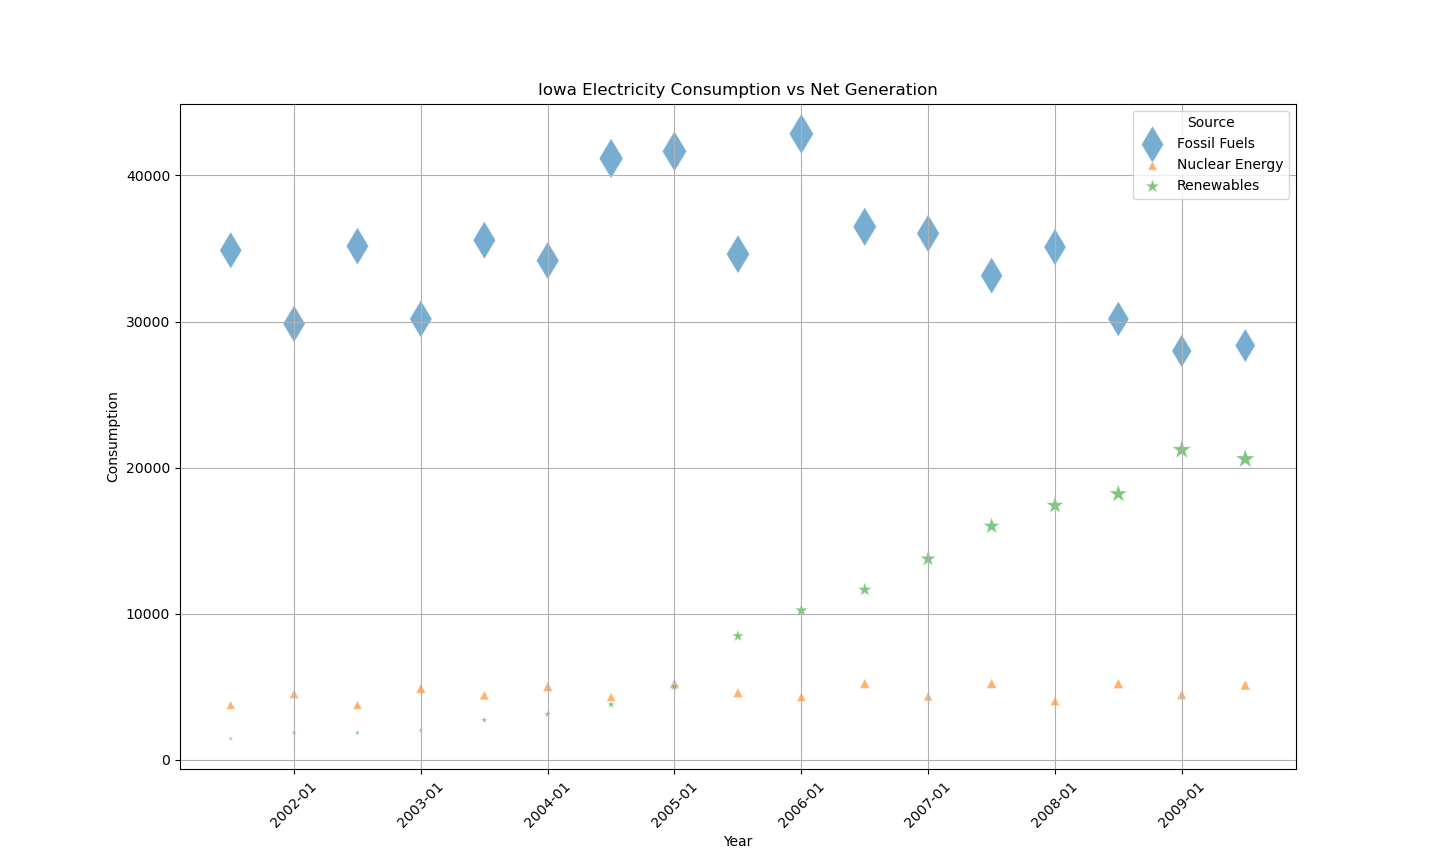

Reproduce this figure in Python.
import pandas as pd
import matplotlib.pyplot as plt
import numpy as np
import datetime

# Load the data
file_path = 'iowa-electricity-extended.csv'
df = pd.read_csv(file_path)

# Attempt to parse the 'year' column with multiple formats
def parse_dates(date):
    for fmt in ('%Y-%m-%d', '%m/%d/%y', '%m/%d/%Y'):
        try:
            return pd.to_datetime(date, format=fmt)
        except ValueError:
            continue
    raise ValueError(f'No valid date format found for {date}')

df['year'] = df['year'].apply(parse_dates)

# Define shapes for each source
shapes = {
    'Fossil Fuels': 'd',
    'Renewables': '*',
    'Nuclear Energy': '^',
    'Other': 'X'
}

# Assign a shape to each row based on the 'source' column
df['shape'] = df['source'].apply(lambda x: shapes.get(x, 'o'))

# Create a figure and axis
fig, ax = plt.subplots()

# Plot each source with a different shape
for source, group in df.groupby('source'):
    ax.scatter(
        group['year'],
        group['consumption'],
        s=group['net_generation'] / 100,  # Scale the size for better visualization
        label=source,
        marker=shapes[source],
        alpha=0.6,
        edgecolors='w',
        linewidth=0.5
    )

# Add labels and title
ax.set_xlabel('Year')
ax.set_ylabel('Consumption')
ax.set_title('Iowa Electricity Consumption vs Net Generation')
ax.legend(title='Source')

# Improve x-axis date formatting
ax.xaxis.set_major_formatter(plt.FixedFormatter(df['year'].dt.strftime("%Y-%m")))

plt.xticks(rotation=45)
plt.grid(True)
plt.show()
